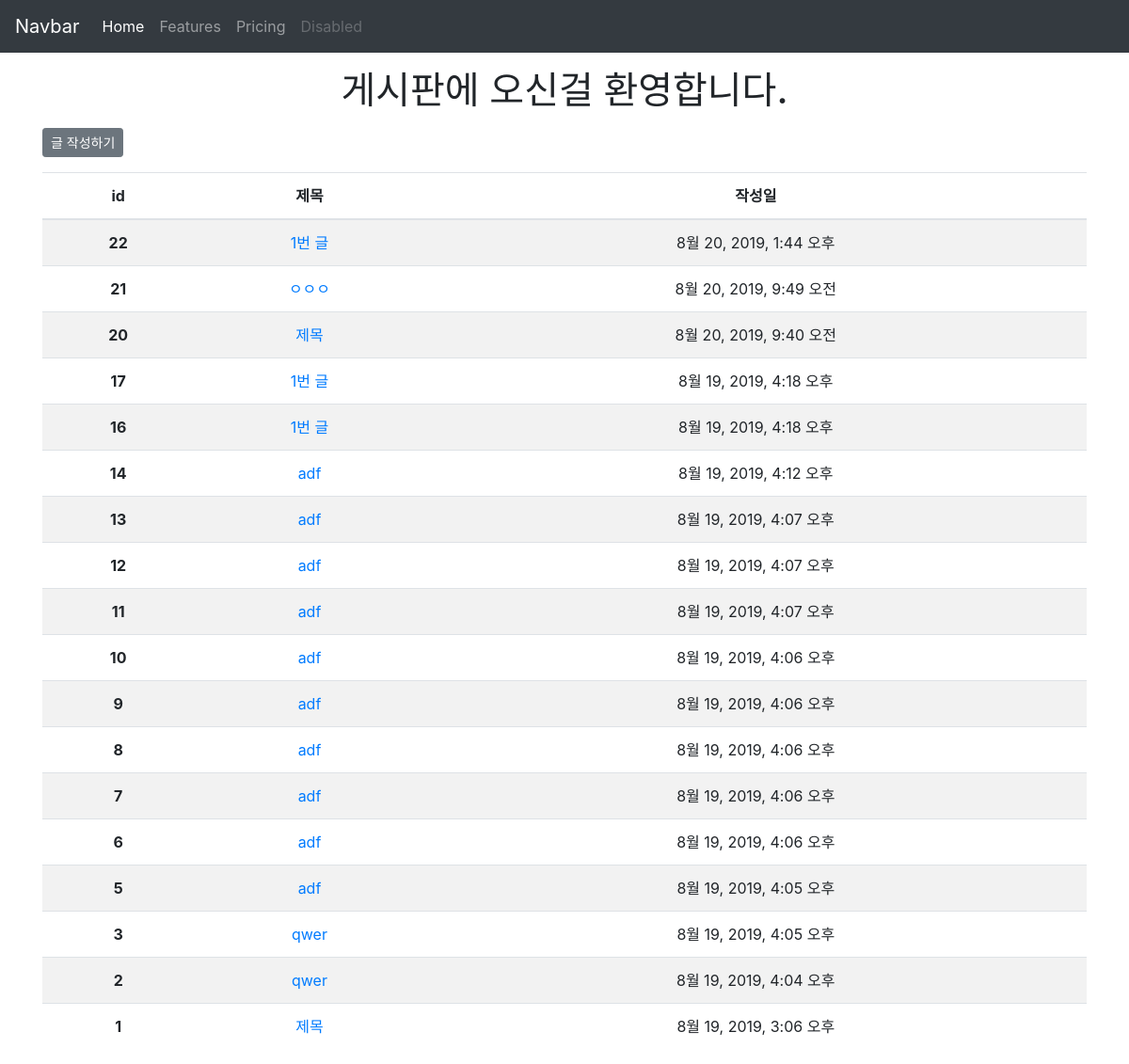
/articles/, run on an earlier commit of the app's database.
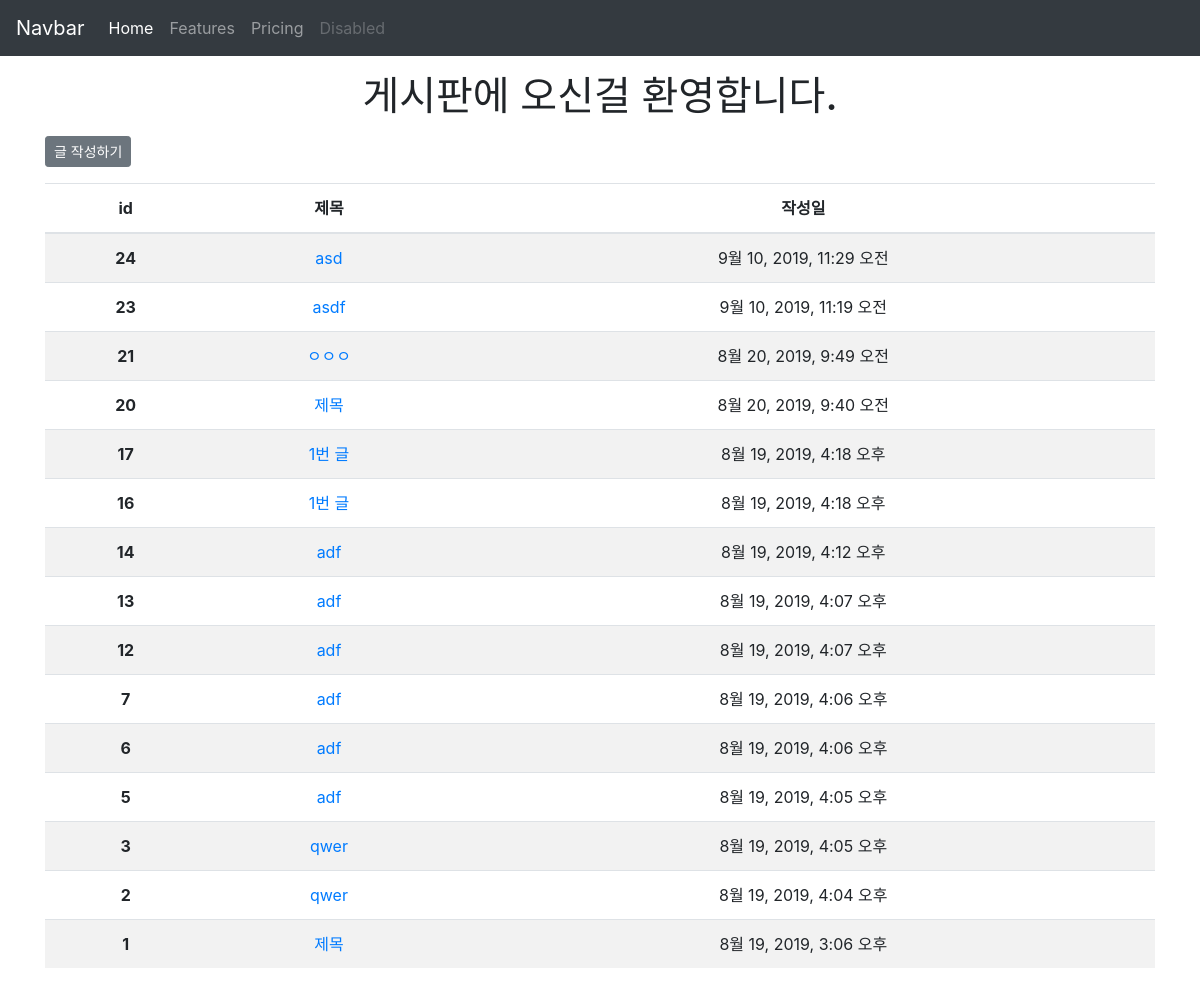
And on a later commit of the database.
### articles/models.py (models this page shows, shortened)
class Article(models.Model):
    title = models.CharField(max_length=10)
    content = models.TextField()
    created_at = models.DateTimeField(auto_now_add=True)
    updated_at = models.DateTimeField(auto_now=True)

### articles/views.py (the view)
# urls.py: path('', views.index, name='index'),
def index(request):
    articles = Article.objects.order_by('-id')
    context = {
        'articles': articles
    }
    return render(request, 'articles/index.html', context)

### articles/templates/articles/index.html
{% extends 'articles/base.html' %}
{% block body %}
<h1 class="my-3 text-center">게시판에 오신걸 환영합니다.</h1>
<a class="btn btn-secondary btn-sm mb-3" href="{% url 'articles:create' %}">글 작성하기</a>
<table class="table table-striped text-center">
    <thead>
      <tr>
        <th scope="col">id</th>
        <th scope="col">제목</th>
        <th scope="col">작성일</th>
      </tr>
    </thead>
    <tbody>
      {% for article in articles %}
      <tr>
        <th scope="row">{{ article.id }}</th>
        <td><a href="{% url 'articles:detail' article.pk %}">{{ article.title }}</a></td>
        <td>{{ article.created_at }}</td>
      </tr>
      {% endfor %}
    </tbody>
  </table>
{% endblock %}

### articles/templates/articles/base.html (shortened to what this page needs)
<!DOCTYPE html>
<html lang="ko">
<head>
  <link rel="stylesheet" href="https://stackpath.bootstrapcdn.com/bootstrap/4.3.1/css/bootstrap.min.css"
>
</head>
<body>
  <nav class="navbar navbar-expand-lg navbar-dark bg-dark">
    <a class="navbar-brand" href="/articles/">Navbar</a>
    <div class="collapse navbar-collapse" id="navbarNavAltMarkup">
      <div class="navbar-nav">
        <a class="nav-item nav-link active" href="#">Home <span class="sr-only">(current)</span></a>
        <a class="nav-item nav-link" href="#">Features</a>
        <a class="nav-item nav-link" href="#">Pricing</a>
        <a class="nav-item nav-link disabled" href="#" tabindex="-1" aria-disabled="true">Disabled</a>
      </div>
    </div>
  </nav>
  <div class="container">
    {% block body %}
    {% endblock %}
  </div>
</body>
</html>

What changed in the data, as far as the page shows it:
removed Article: id "22", title "1번 글", created_at "8월 20, 2019, 1:44 오후"
removed Article: id "11", title "adf", created_at "8월 19, 2019, 4:07 오후"
removed Article: id "10", title "adf", created_at "8월 19, 2019, 4:06 오후"
removed Article: id "9", title "adf", created_at "8월 19, 2019, 4:06 오후"
removed Article: id "8", title "adf", created_at "8월 19, 2019, 4:06 오후"
added Article: id "24", title "asd", created_at "9월 10, 2019, 11:29 오전"
added Article: id "23", title "asdf", created_at "9월 10, 2019, 11:19 오전"
